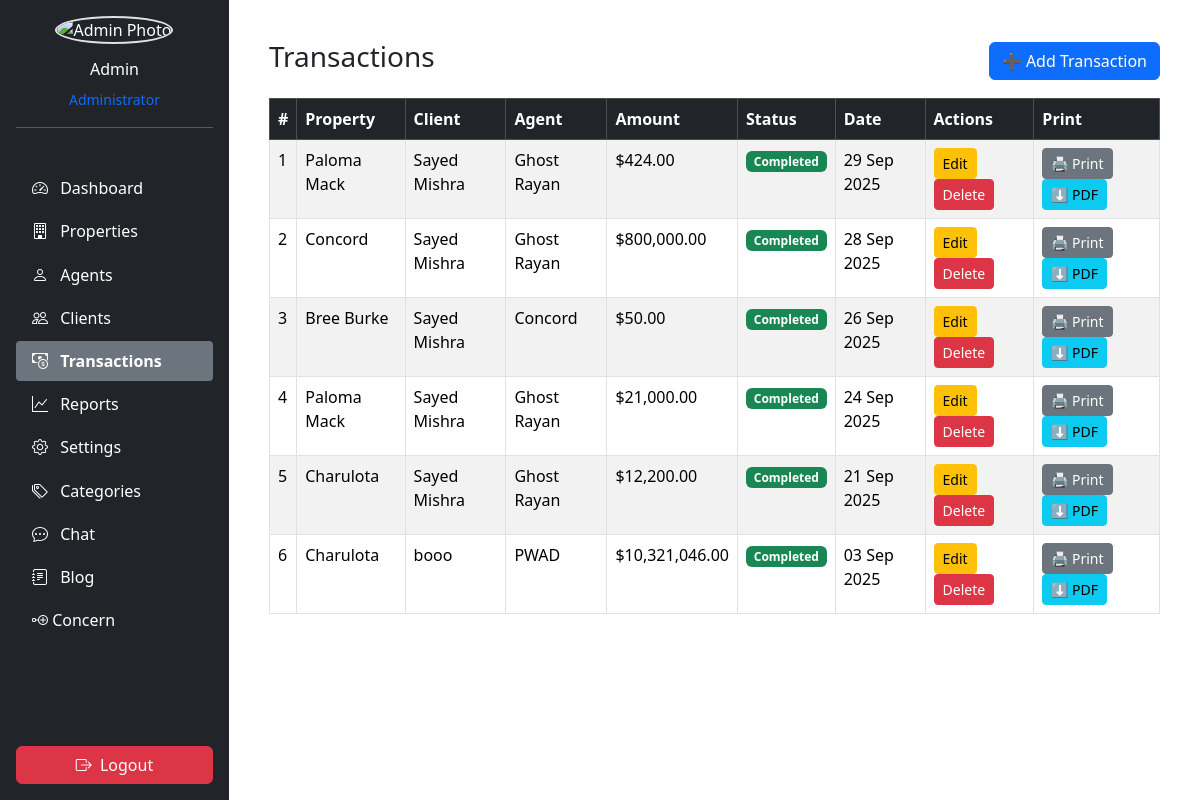
The page /admin/idx.php?page=transactions (signed in) on the database its author committed.
### tables this page shows
CREATE TABLE `transactions` (
  `id` int(11) NOT NULL,
  `property_id` int(11) NOT NULL,
  `client_id` int(11) DEFAULT NULL,
  `agent_id` int(11) DEFAULT NULL,
  `amount` decimal(12,2) NOT NULL,
  `date` timestamp NOT NULL DEFAULT current_timestamp(),
  `status` enum('Pending','Completed','Cancelled') DEFAULT 'Pending',
  `method` varchar(50) DEFAULT NULL,
  `payment_amount` decimal(12,2) NOT NULL DEFAULT 0.00
);

CREATE TABLE `properties` (
  `id` int(11) NOT NULL,
  `category_id` int(11) DEFAULT NULL,
  `name` varchar(255) NOT NULL,
  `location` varchar(255) NOT NULL,
  `agent_id` int(11) DEFAULT NULL,
  `client_id` int(11) DEFAULT NULL,
  `price` decimal(12,2) NOT NULL,
  `photo` varchar(255) DEFAULT NULL,
  `status` enum('Available','Sold','Rented','Ongoing') DEFAULT 'Available',
  `description` text DEFAULT NULL,
  `created_at` timestamp NOT NULL DEFAULT current_timestamp()
);

CREATE TABLE `clients` (
  `id` int(11) NOT NULL,
  `agent_id` int(11) DEFAULT NULL,
  `name` varchar(255) NOT NULL,
  `email` varchar(255) DEFAULT NULL,
  `photo` varchar(255) DEFAULT NULL,
  `phone` varchar(20) DEFAULT NULL,
  `created_at` timestamp NOT NULL DEFAULT current_timestamp(),
  `password` varchar(255) NOT NULL
);

CREATE TABLE `agents` (
  `id` int(11) NOT NULL,
  `name` varchar(255) NOT NULL,
  `email` varchar(255) NOT NULL,
  `phone` varchar(20) DEFAULT NULL,
  `photo` varchar(255) DEFAULT NULL,
  `trade_license` varchar(100) DEFAULT NULL,
  `document` varchar(255) DEFAULT NULL,
  `password` varchar(255) NOT NULL,
  `created_at` timestamp NOT NULL DEFAULT current_timestamp()
);

### admin/pages/transactions.php (the view, shortened to what this page needs)
<?php
$stmt = $conn->query("
    SELECT t.*,
           p.name AS property_name,
           c.name AS client_name,
           a.name AS agent_name
    FROM transactions t
    LEFT JOIN properties p ON t.property_id = p.id
    LEFT JOIN clients c ON t.client_id = c.id
    LEFT JOIN agents a ON t.agent_id = a.id
    ORDER BY t.date DESC
");
$transactions = $stmt->fetchAll(PDO::FETCH_ASSOC);
?>
<div class="container p-4">
  <div class="d-flex justify-content-between align-items-center mb-3">
    <h3>Transactions</h3>
    <a href="idx.php?page=transaction_form" class="btn btn-primary">➕ Add Transaction</a>
  </div>
  <table class="table table-bordered table-striped">
    <thead class="table-dark">
      <tr>
        <th>#</th>
        <th>Property</th>
        <th>Client</th>
        <th>Agent</th>
        <th>Amount</th>
        <th>Status</th>
        <th>Date</th>
        <th>Actions</th>
        <th>Print</th>
      </tr>
    </thead>
    <tbody>
      <?php if ($transactions): ?>
        <?php foreach ($transactions as $i => $t): ?>
          <tr>
            <td><?= $i+1 ?></td>
            <td><?= htmlspecialchars($t['property_name']) ?></td>
            <td><?= htmlspecialchars($t['client_name']) ?></td>
            <td><?= htmlspecialchars($t['agent_name']) ?></td>
            <td>$<?= number_format($t['amount'], 2) ?></td>
            <td>
              <?php if ($t['status'] == 'Completed'): ?>
                <span class="badge bg-success">Completed</span>
              <?php elseif ($t['status'] == 'Pending'): ?>
                <span class="badge bg-warning text-dark">Pending</span>
              <?php else: ?>
                <span class="badge bg-danger">Cancelled</span>
              <?php endif; ?>
            </td>
            <td><?= date("d M Y", strtotime($t['date'])) ?></td>
            <td>
              <a href="idx.php?page=transaction_form&id=<?= $t['id'] ?>" class="btn btn-sm btn-warning">Edit</a>
              <a href="index.php?page=transaction_delete&id=<?= $t['id'] ?>"
                 class="btn btn-sm btn-danger"
                 onclick="return confirm('Are you sure you want to delete this transaction?');">
                Delete
              </a>
            </td>
            <td>
              <a href="pages/invoice.php?id=<?= $t['id'] ?>" target="_blank" class="btn btn-sm btn-secondary">🖨 Print</a>
              <a href="pages/invoice_pdf.php?id=<?= $t['id'] ?>" class="btn btn-sm btn-info">⬇ PDF</a>
            </td>
          </tr>
        <?php endforeach; ?>
      <?php else: ?>
        <tr>
          <td colspan="8" class="text-center">No transactions found.</td>
        </tr>
      <?php endif; ?>
    </tbody>
  </table>
</div>

### rows shown on the page
transactions: property.name "Paloma Mack", client.name "Sayed Mishra", agent.name "Ghost Rayan", amount "424.00", status "Completed", date "29 Sep 2025"
transactions: property.name "Concord", client.name "Sayed Mishra", agent.name "Ghost Rayan", amount "800,000.00", status "Completed", date "28 Sep 2025"
transactions: property.name "Bree Burke", client.name "Sayed Mishra", agent.name "Concord", amount "50.00", status "Completed", date "26 Sep 2025"
transactions: property.name "Paloma Mack", client.name "Sayed Mishra", agent.name "Ghost Rayan", amount "21,000.00", status "Completed", date "24 Sep 2025"
transactions: property.name "Charulota", client.name "Sayed Mishra", agent.name "Ghost Rayan", amount "12,200.00", status "Completed", date "21 Sep 2025"
transactions: property.name "Charulota", client.name "booo", agent.name "PWAD", amount "10,321,046.00", status "Completed", date "03 Sep 2025"

### other values the page prints
$adminName "Admin"
